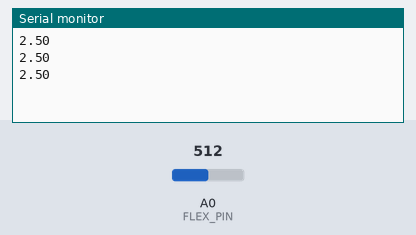
A sketch run on a simulated Arduino Uno, built with avr-gcc and run on an emulated ATmega328P. On the bench: the last lines printed to the serial monitor. The inputs (shaded band) are chosen by the test bench; at power-on: A0 (FLEX_PIN) = 512.

Above: at 1.3 s.
1.4 s: A0 (FLEX_PIN) set to 716
At 1.9 s:
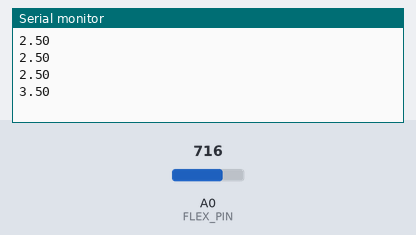
2.9 s: A0 (FLEX_PIN) set to 900
At 3.4 s:
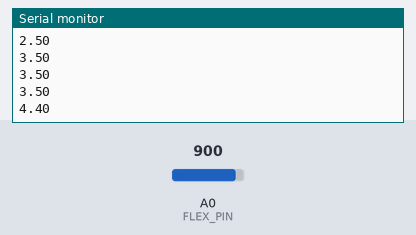
Timing chart, 0 to 5.9 s (numbered marks = the images above; inputs shaded):
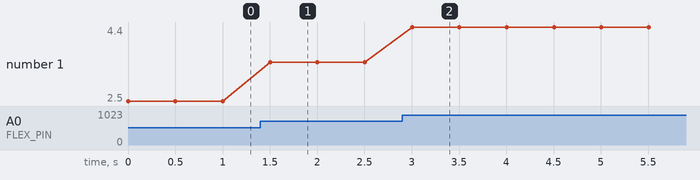

Measured:
- after the input at 1.4 s, the serial monitor: prints a new line after 0.10 s (image 1)
- after the input at 2.9 s, the serial monitor: prints a new line after 0.10 s (image 2)
- plotted number 1: 2.5 → 3.5 after the input at 1.4 s, 3.5 → 4.4 after the input at 2.9 s

The sketch:

flexSensor.ino
```cpp
/******************************************************************************
Flex_Sensor_Example.ino
Example sketch for SparkFun's flex sensors
  (https://www.sparkfun.com/products/10264)
Jim Lindblom @ SparkFun Electronics
April 28, 2016

Create a voltage divider circuit combining a flex sensor with a 47k resistor.
- The resistor should connect from A0 to GND.
- The flex sensor should connect from A0 to 3.3V
As the resistance of the flex sensor increases (meaning it's being bent), the
voltage at A0 should decrease.

Development environment specifics:
Arduino 1.6.7
******************************************************************************/
const int FLEX_PIN = A0; // Pin connected to voltage divider output

// Measure the voltage at 5V and the actual resistance of your
// 47k resistor, and enter them below:
const float VCC = 5.00; // Measured voltage of Ardunio 5V line

void setup()
{
  Serial.begin(9600);
  pinMode(FLEX_PIN, INPUT);
}

void loop()
{
  // Read the ADC, and calculate voltage and resistance from it
  int flexADC = analogRead(FLEX_PIN);
  float flexV = flexADC * VCC / 1023.0;
  Serial.println(flexV);

  // Use the calculated resistance to estimate the sensor's
  // bend angle:

  delay(500);
}
```
